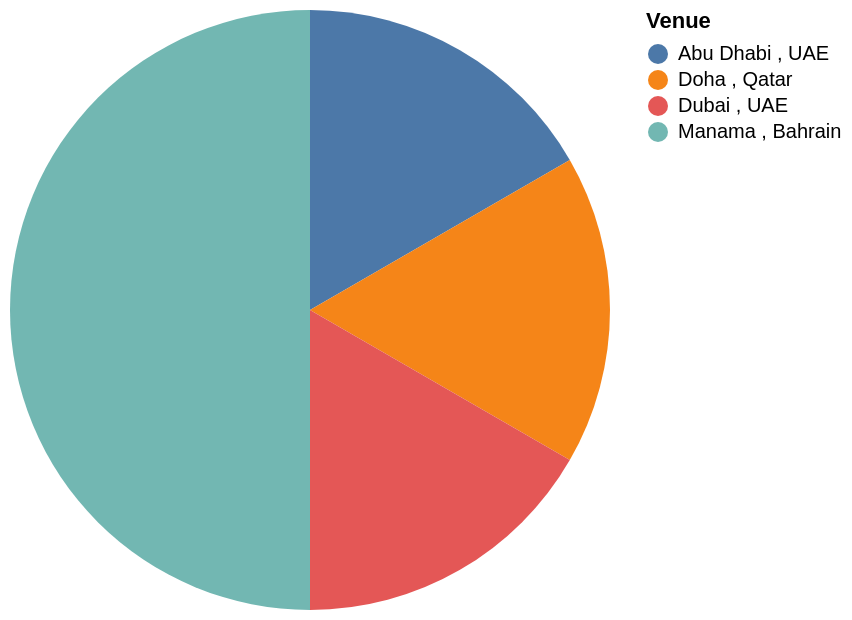

The Vega-Lite source for this figure:
### Vega-Lite specification from a JSON file in a GitHub repository (floating-point values rounded to 4 significant figures)
{"data": {"values": [{"x_data": "Abu Dhabi , UAE", "y_data": 1}, {"x_data": "Doha , Qatar", "y_data": 1}, {"x_data": "Dubai , UAE", "y_data": 1}, {"x_data": "Manama , Bahrain", "y_data": 3}]}, "mark": "arc", "encoding": {"theta": {"field": "y_data", "type": "quantitative", "title": "COUNT(Venue)"}, "color": {"field": "x_data", "type": "nominal", "title": "Venue"}}}
